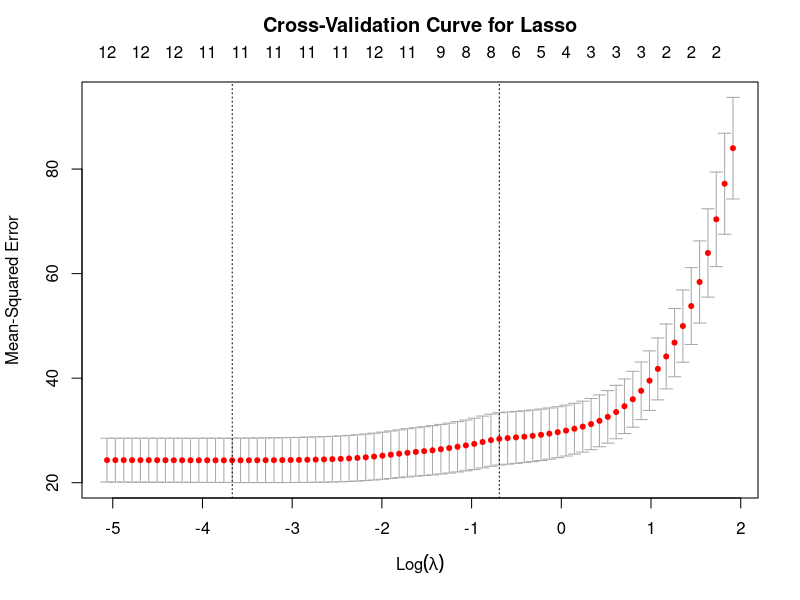

Reproduce this figure in R.
# Lasso Regression using glmnet and Cross-Validation 

# Load required libraries
library(glmnet)
library(MASS)

# Define response and predictor matrix
y <- Boston$medv
X <- as.matrix(Boston[, names(Boston) != "medv"])

# Fit Lasso model with cross-validation (10-fold by default)
set.seed(123)
cv_lasso <- cv.glmnet(X, y, alpha = 1, standardize = TRUE)

# Plot the cross-validation curve (optional)
plot(cv_lasso)
title("Cross-Validation Curve for Lasso", line = 2.5)

# Lambda that minimizes CV error
lambda_min <- cv_lasso$lambda.min

# Lambda using 1-standard-error rule (simpler model)
lambda_1se <- cv_lasso$lambda.1se

# Fit final model using lambda_1se
lasso_model <- glmnet(X, y, alpha = 1, lambda = lambda_1se, standardize = TRUE)

# Extract coefficients
lasso_coefs <- coef(lasso_model)

# Print results
cat("Lasso Regression Results\n")
cat("Lambda (min):", round(lambda_min, 5), "\n")
cat("Lambda (1-SE rule):", round(lambda_1se, 5), "\n\n")

cat("Selected predictors (non-zero coefficients):\n")
selected <- rownames(lasso_coefs)[lasso_coefs[, 1] != 0]
print(selected[-1])  # exclude intercept

# print(lasso_coefs) # to see all coefficients